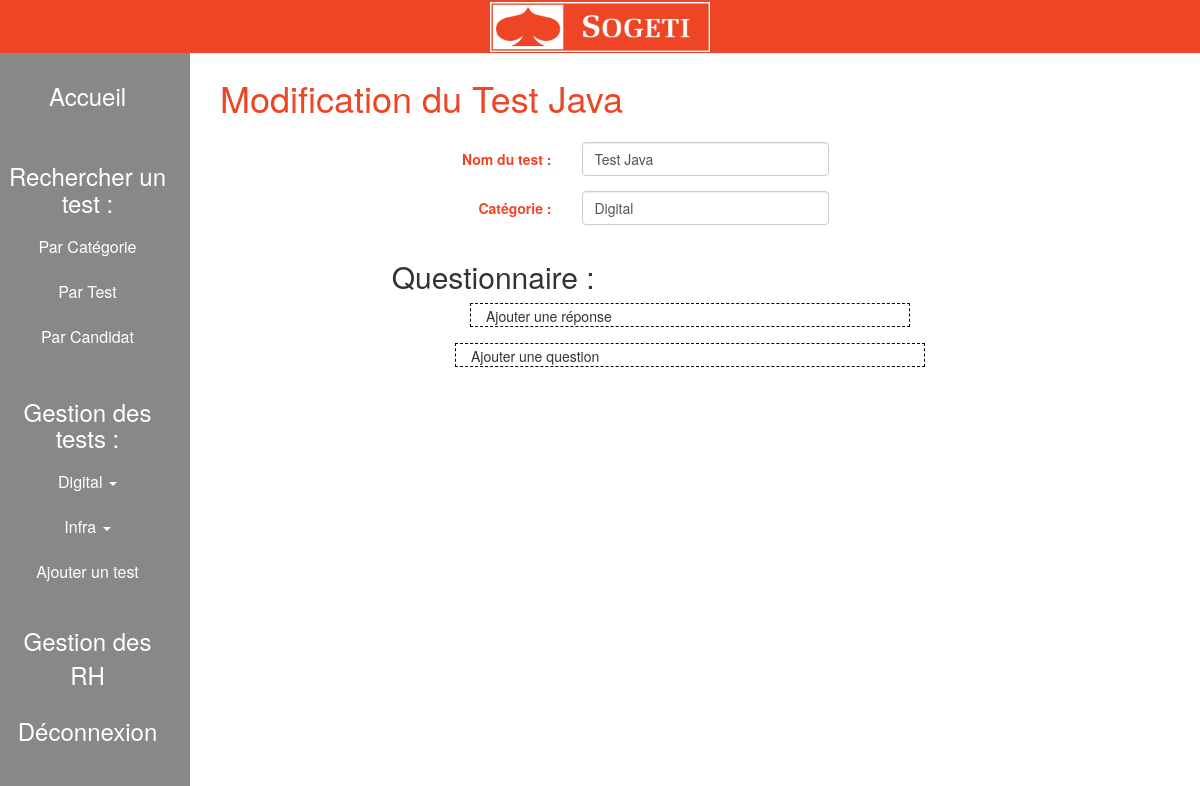
The app's page /index.php?page=MT&id=2 (signed in) with its own data.
### tables this page shows
CREATE TABLE IF NOT EXISTS `test` (
  `id_test` int(11) NOT NULL AUTO_INCREMENT,
  `Nom` varchar(25) DEFAULT NULL,
  `Categorie` varchar(25) DEFAULT NULL,
  PRIMARY KEY (`id_test`)
);

### libs/maLibSQL.pdo.php (called while the page is built, shortened)
<?php
include_once "bdd.php";
function SQLSelect($sql)
{
 	global $BDD_host;
	global $BDD_base;
 	global $BDD_user;
 	global $BDD_password;
	try {
		$dbh = new PDO("mysql:host=$BDD_host;dbname=$BDD_base", $BDD_user, $BDD_password, array(
			PDO::ATTR_ERRMODE => PDO::ERRMODE_EXCEPTION,
			PDO::MYSQL_ATTR_INIT_COMMAND => "SET NAMES utf8"
		));
	} catch (PDOException $e) {
		die("<font color=\"red\">SQLSelect: Erreur de connexion : " . $e->getMessage() . "</font>");
	}
	$res = $dbh->query($sql);
	$num = $res->rowCount();
	if ($num==0) return false;
	else return $res;
}
function parcoursRs($result)
{
	if  ($result == false) return array();
	$result->setFetchMode(PDO::FETCH_ASSOC);
	while ($ligne = $result->fetch())
		$tab[]= $ligne;
	return $tab;
}
?>

### libs/modele.php (called while the page is built, shortened)
<?php
include("maLibSQL.pdo.php");
function Listnomtest(){
	$SQL = "SELECT Nom, Categorie, id_test from test ORDER BY Nom";
	return parcoursRs(SQLSelect($SQL));
}
function Listcat(){
	$SQL = "SELECT DISTINCT Categorie from test ORDER BY Categorie";
	return parcoursRs(SQLSelect($SQL));
}
function Listcand(){
	$SQL = "SELECT Nom, Prenom, id_candidat from candidat ORDER BY Nom";
	return parcoursRs(SQLSelect($SQL));
}
function list_test_cat($cat){
	$SQL = "SELECT Nom, id_test as id FROM test WHERE Categorie = '$cat'";
	return parcoursRs(SQLSelect($SQL));
}
function getinfostest($id){
	$SQL = "SELECT Nom, Categorie FROM test WHERE id_test = '$id'";
	return parcoursRs(SQLSelect($SQL));
}
?>

### templates/modif_test.php (the view, shortened to what this page needs)
<?php
include("Navbar.php");
$id_test = $_GET['id'];
$infos_test = getinfostest($id_test)[0];
?>
<div class="container-fluid">
    <div class="col-sm-2"></div>
    <div class="col-sm-10">
        <div class="col-sm-6">
            <h1>Modification du <?php echo $infos_test['Nom'] ; ?></h1>
        </div>
        <div class="col-sm-12" style="overflow: auto; max-height: 70vh !important;">
            <form name="form_test" class="form-horizontal" role="form" method="post" action="controleur.php" style="
        max-height: 70vh !important;
        overflow: auto;
        overflow-x: hidden;
        ">
                <div class="form-group col-sm-11">
                    <label class="control-label col-sm-5" for="nom">Nom du test :</label>
                    <div class="col-sm-4">
                        <input type="text" class="form-control" name="nom" id="nom" value="<?php echo $infos_test['Nom'] ; ?>">
                    </div>
                </div>
                <div class="form-group col-sm-11">
                    <label class="control-label col-sm-5" for="cat">Catégorie :</label>
                    <div class="col-sm-4">
                        <input type="text" class="form-control" name="cat" id="cat" value="<?php echo $infos_test['Categorie'] ; ?>">
                    </div>
                </div>
                <div class="col-sm-2"></div>
                <h2 class="col-sm-10">Questionnaire :</h2>
                <div class="col-sm-12 bloc_questionnaire">
                    <?php
                    $i = 0;
                    echo '<div class="col-sm-12">';
                    echo '<div class="col-sm-3"></div>';
                    echo '<div class="col-sm-6 add q-' . $i . ' add_reponse"> Ajouter une réponse </div>';
                    echo '</div>';
                    echo '</div>';
                    echo '</div>';
                    ?>
                    <div class="col-sm-12">
                        <div class="col-sm-3"></div>
                        <div class="col-sm-6 add" id="add_question"> Ajouter une question </div>
                    </div>
                </div>
        </div>
    </div>

### templates/Entete.php (style rules this page uses)
body, html, .row.content { height:100%; overflow: hidden; }

### templates/modif_test.php (style rules this page uses)
h1 { color: #ef4527; margin-top: 3vh; margin-bottom: 3vh; font-size: 4.5vh; }
.add { border: 1px black dashed; margin-bottom: 2vh; cursor: pointer; height: 3vh; line-height: 3vh; }
label { color: #ef4527; }

### records on screen
test: Nom "Test Java", nom "Test Java", cat "Digital"

### other values on screen
$dataP['Categorie'] "Digital"
$dataP['Categorie'] "Infra"
